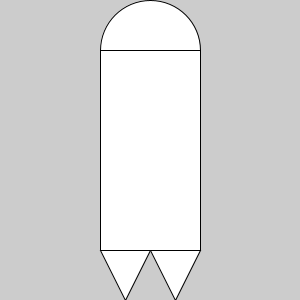
Frame 1 (no input)
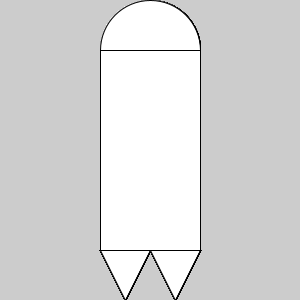
Frame 60 (the mouse pressed at the canvas centre just before this capture)
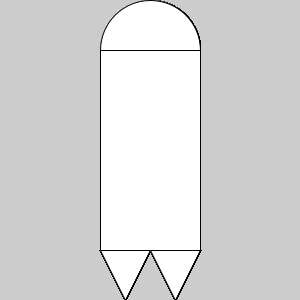
Frame 120 (the mouse held since frame 60 and released just before this capture)

The Processing sketch that drew these frames (run headless with seeded random() and noise(); from frame 60 on, the mouse is pressed at the canvas centre):

// Processing sketch: processing_172163
// ── processing_172163.pde

void setup() {  //setup function called initially, only once
size(300,300); 

}

void draw() {  //draw function loops

ellipse(150,50,100,100);
rect(100,50,100,200);
triangle(100,250,125,300,150,250);
triangle(150,250,175,300,200,250);
}
